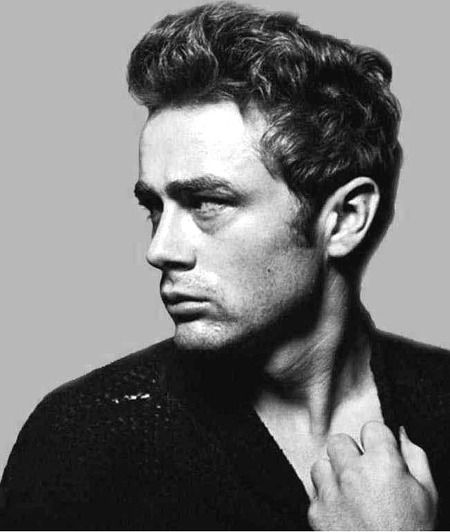
#> input picture images/dean.jpg, 450 x 532 px
$ python flipping.py --image ../images/dean.jpg
#> lines starting #> are read from the running program, lines starting #| are printed output that depends on the picture
import numpy as np
import argparse
import imutils
import cv2

ap = argparse.ArgumentParser()
ap.add_argument("-i", "--image", required=True, help="Path to the image")
args = vars(ap.parse_args())

image = cv2.imread(args["image"])
#> image is the input picture: shape (532, 450, 3); min 0, max 255, mean 118
cv2.imshow("Original", image)
cv2.waitKey(0)

flipped = cv2.flip(image, 1)
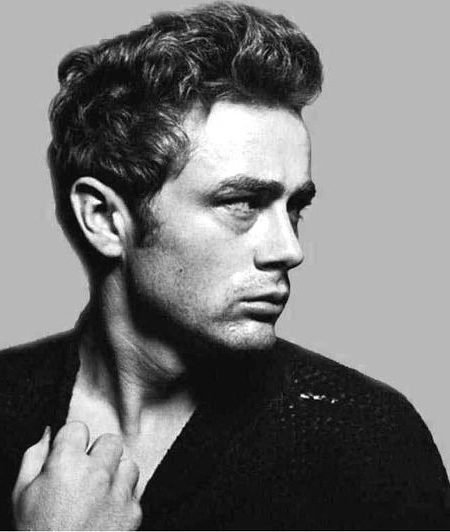
#> flipped: shape (532, 450, 3); min 0, max 255, mean 118
cv2.imshow("Flipped Horizontally", flipped)
cv2.waitKey(0)

flipped = cv2.flip(image, 0)
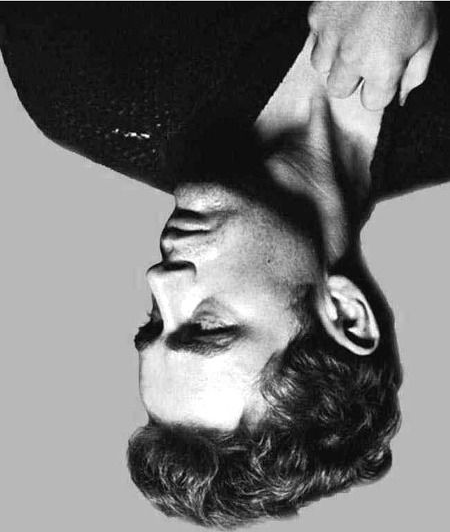
#> flipped: shape (532, 450, 3); min 0, max 255, mean 118
cv2.imshow("Flipped Vertically", flipped)
cv2.waitKey(0)

flipped = cv2.flip(image, -1)
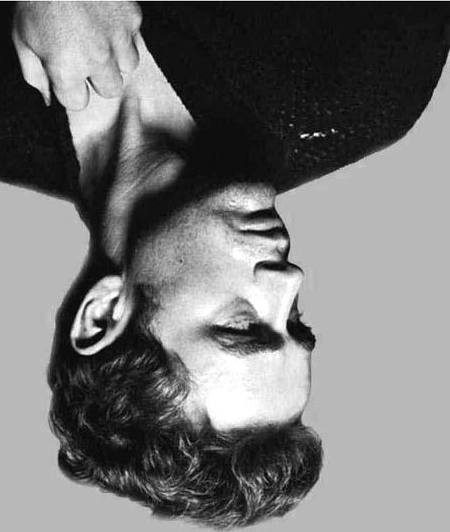
#> flipped: shape (532, 450, 3); min 0, max 255, mean 118
cv2.imshow("Flipped Horizontally & Vertically", flipped)
cv2.waitKey(0)
